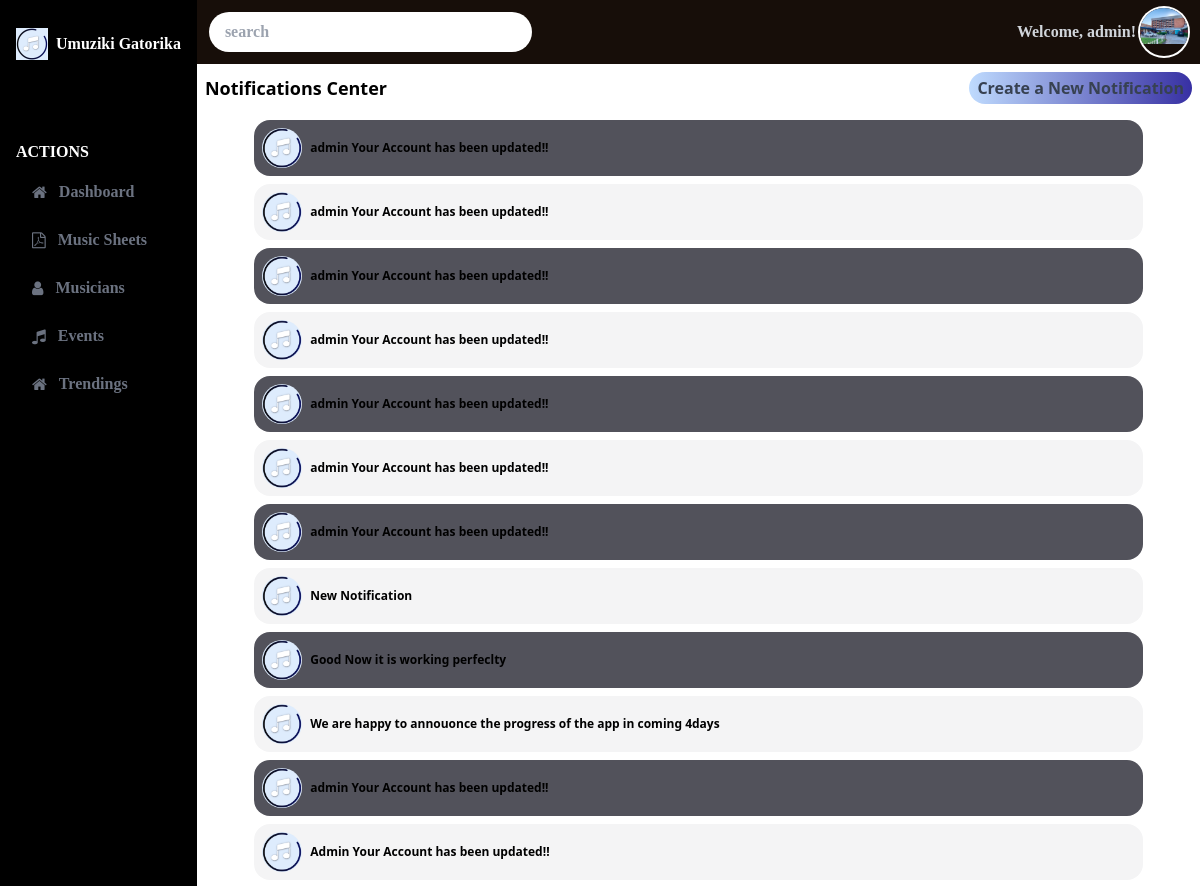
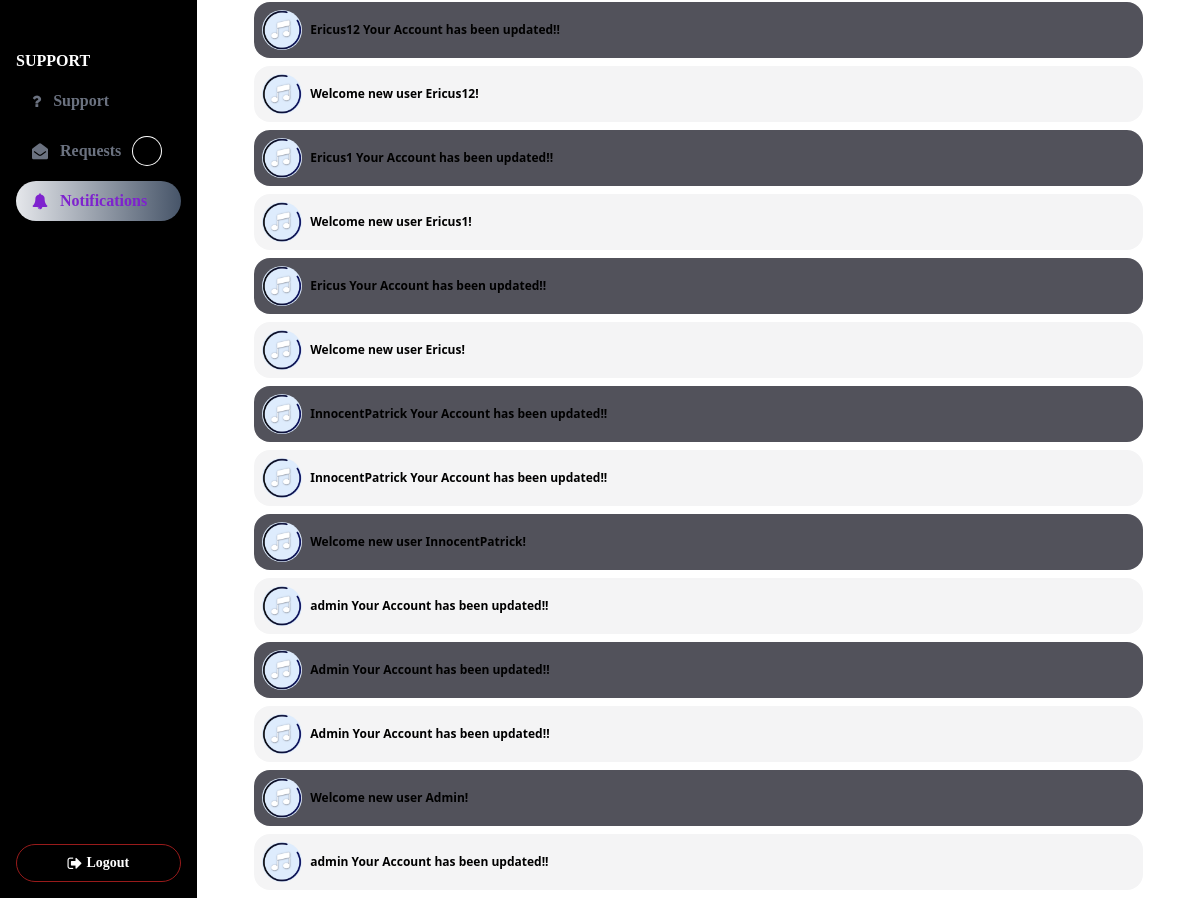
The app's page /staff/notifications (signed in) with its own data (2 pictures, top to bottom).
### Accounts/models.py (models this page shows)
class Users(AbstractUser):
    id=models.UUIDField(primary_key=True,default=uuid.uuid4,editable=False)
    musician=models.BooleanField(default=False)
    phone_number=models.CharField(max_length=16,null=True,blank=True,unique=True)
    profile=models.ImageField(upload_to='Profile',null=True,blank=True)
    REQUIRED_FIELDS=[]

### Notifications/models.py (models this page shows)
class NotificationModal(models.Model):
    notification_choice=(
       ('App_Notificaion','App Notification'),
       ('User_Notification','User Notification')
    )
    id=models.UUIDField(primary_key=True,default=uuid.uuid4,editable=False)
    type=models.CharField(choices=notification_choice,default='App_Notification',max_length=255)
    notification=models.TextField()
    read=models.BooleanField(default=False)
    notification_owner=models.ForeignKey(Users,on_delete=models.CASCADE,null=True,blank=True)
    created_at=models.DateTimeField(auto_now_add=True)

### Staff/views.py (the view, shortened to what this page needs)
# urls.py: path('',NotificationView.as_view(),name='notification'),
class NotificationView(LoginRequiredMixin,UserPassesTestMixin,View):
    login_url = '/account/login'  # Redirect for unauthenticated users
    def test_func(self):
        return self.request.user.is_staff  # Allow only staff use
    def get(self, request, *args, **kwargs):
        notifications=NotificationModal.objects.all().order_by('-created_at')
        form=NotificationModalForm()
        return render(request,'./Pages/Notifications.html',{'notifications':notifications,"form":form})

### Notifications/forms.py
class NotificationModalForm(forms.ModelForm):
    class Meta:
        model = NotificationModal
        fields = ['type', 'notification']
        widgets = {
            'type': forms.Select(attrs={
                'class': 'block w-full mt-1 py-2 rounded-md border px-2 border-gray-300 shadow-sm focus:border-indigo-500 focus:ring-indigo-500 sm:text-sm',
            }),
            'notification': forms.Textarea(attrs={
                'class': 'block w-full mt-1  rounded-md border px-2 border-gray-300 shadow-sm focus:border-indigo-500 focus:ring-indigo-500 sm:text-sm',
                'rows': 4,
                'placeholder': 'Enter notification message here...'
            }),
        }

### Staff/templates/Pages/Notifications.html (shortened to what this page needs)
{% extends '../staff.html' %}
{% load static %}
{% block Content %}
    <section class="flex flex-col px-2">
        <div class="flex flex-row items-center justify-between my-2">
            <h1 class="font-bold text-lg">Notifications Center</h1>
            <div>
                <button class="create_new_notification bg-gradient-to-r from-blue-200 to-indigo-700  rounded-full px-2 py-1 text-gray-700 font-bold hover:from-purple-300 to-indigo-800 transition-all">Create a New Notification</button>
            </div>
        </div>
        <div class="gap-y-2 flex flex-col my-2">
            {% for notification in notifications %}
                <div style="background-color: {% cycle 'rgb(82 82 91)' 'rgb(244 244 245)' %};" class="group hover:bg-gradient-to-r from-indigo-200 to-purple-800 py-2 px-2 rounded-2xl flex items-center space-x-2 w-[90%] mx-auto ">
                    <div class="size-10 rounded-full ring-gray-500 overflow-hidden flex flex-col items-center justify-center">
                        {% if notification.type == 'App Notification' %}
                            <img src="{% static 'img/logo.png' %}" class="h-[100%] w-[100%]" alt="">
                        {% else %}
                            <img src="{% static 'img/logo.png' %}" class="h-[100%] w-[100%]" alt="">
                        {% endif %}
                    </div>
                    <p class="text-xs font-semibold">{{notification.notification}}</p>
                </div>
            {% endfor %}
        </div>
    </section>
{% endblock Content %}

### Staff/templates/staff.html (shortened to what this page needs)
{% load static %}
<!DOCTYPE html>
<html lang="en">
  <head>
    <link rel="stylesheet" href="{% static 'css/tailwind.css' %}" />
    <link rel="stylesheet" href="{% static 'css/font-awesome.min.css' %}" />
  </head>
  <body>
    <div
      class="flex flex-row flex-1 h-screen min-h-screen max-h-screen w-screen max-w-screen overflow-hidden overflow-y-scroll"
    >
      <nav class="h-full flex flex-col bg-black text-white font-bold font-staff px-4 py-4">
        <div class="flex flex-row items-center mb-20 mt-3">
          <img
            src="{% static 'img/logo.png' %}"
            alt="Logo"
            class="h-8 w-8 rounde-full"
          />
          <h1 class="ml-2">Umuziki Gatorika</h1>
        </div>
        <div class="flex-1 flex flex-col">
          <h1>ACTIONS</h1>
          <ul class="flex-1 flex flex-col space-y-2 my-2 text-gray-500">
            <li
              class=" flex flex-row items-center space-x-3 hover:bg-gradient-to-r from-gray-200 to-slate-600 transition-all duration-3000 ease-in-out hover:text-purple-700 py-2 px-4 rounded-full hover:cursor-pointer"
            >
              <i class="fa fa-home" aria-hidden="true"></i>
              <a href="{% url 'dashboard' %}">Dashboard</a>
            </li>
            <li
              class=" flex flex-row items-center space-x-3 hover:bg-gradient-to-r from-gray-200 to-slate-600 transition-all duration-3000 ease-in-out hover:text-purple-700 py-2 px-4 rounded-full hover:cursor-pointer"
            >
              <i class="fa fa-file-pdf-o" aria-hidden="true"></i>
              <a href="{% url 'music_sheets' %}">Music Sheets</a>
            </li>
            <li
              class=" flex flex-row items-center space-x-3 hover:bg-gradient-to-r from-gray-200 to-slate-600 transition-all duration-3000 ease-in-out hover:text-purple-700 py-2 px-4 rounded-full hover:cursor-pointer"
            >
              <i class="fa fa-user" aria-hidden="true"></i>
              <a href="{% url 'musicians' %}">Musicians</a>
            </li>
            <li
              class=" flex flex-row items-center space-x-3 hover:bg-gradient-to-r from-gray-200 to-slate-600 transition-all duration-3000 ease-in-out hover:text-purple-700 py-2 px-4 rounded-full hover:cursor-pointer"
            >
              <i class="fa fa-music" aria-hidden="true"></i>
              <a href="{% url 'events' %}">Events</a>
            </li>
            <li
              class=" flex flex-row items-center space-x-3 hover:bg-gradient-to-r from-gray-200 to-slate-600 transition-all duration-3000 ease-in-out hover:text-purple-700 py-2 px-4 rounded-full hover:cursor-pointer"
            >
              <i class="fa fa-home" aria-hidden="true"></i>
              <a href="{% url 'tredings' %}">Trendings</a>
            </li>
          </ul>
          <h1>SUPPORT</h1>
          <ul class="flex-1 flex flex-col space-y-2 my-2 text-gray-500">
            <li
              class=" flex flex-row items-center space-x-3 hover:bg-gradient-to-r from-gray-200 to-slate-600 transition-all duration-3000 ease-in-out hover:text-purple-700 py-2 px-4 rounded-full hover:cursor-pointer"
            >
              <i class="fa fa-question" aria-hidden="true"></i>
              <a href="#">Support</a>
            </li>
            <li
              class=" flex flex-row items-center space-x-3 hover:bg-gradient-to-r from-gray-200 to-slate-600 transition-all duration-3000 ease-in-out hover:text-purple-700 py-2 px-4 rounded-full hover:cursor-pointer"
            >
              <i class="fa fa-envelope-open" aria-hidden="true"></i>
              <a href="{% url 'requests' %}">Requests</a>
              <div class="size-7 rounded-full flex flex-col items-center justify-center ring-1 ring-white text-white">{{request_number}}</div>
            </li>
            <li
              class="{% if request.resolver_match.url_name == 'notifications' %}bg-gradient-to-r from-gray-200 to-slate-600 text-purple-700{% endif %} flex flex-row items-center space-x-3 hover:bg-gradient-to-r from-gray-200 to-slate-600 transition-all duration-3000 ease-in-out hover:text-purple-700 py-2 px-4 rounded-full hover:cursor-pointer"
            >
              <i class="fa fa-bell" aria-hidden="true"></i>
              <a href="{% url 'notifications' %}">Notifications</a>
            </li>
          </ul>
        </div>
        <div class="flex flex-col">
          {% if user.is_authenticated %}
          <a
            href="{% url 'weblogout' %}"
            class="flex flex-row space-x-1 items-center justify-center border border-red-800 hover:bg-gradient-to-r from-red-200 to-red-800 transition-all py-2 px-6 rounded-full"
          >
            <i class="fa fa-sign-out" aria-hidden="true"></i>
            <span class="text-sm">Logout</span>
          </a>
          {% endif %}
        </div>
      </nav>
      <div class="flex-1 flex flex-col">
        <div
          class="w-full text-gray-300 font-staff font-bold flex flex-row items-center justify-between px-3 py-2 bg-dark"
        >
          <div class="flex-1">
            <input
              type="text"
              placeholder="search"
              class="outln=ine-none bg-white text-gray-500 py-2 px-4 rounded-full w-[40%]"
            />
          </div>
          <div class="flex flex-row items-center space-x-1">
            {% if user.is_authenticated %}
            <p>Welcome, {{ user.username }}!</p>
            {% else %}
            <p>You are not logged in.</p>
            {% endif %}
            <div class="size-12 ring-2 ring-white rounded-full overflow-hidden">
              {% if user.profile %}
              <img src="{{user.profile.url}}" alt="" />
              {% else %}
              <img src="{% static 'img/logo.png' %}" alt="" />
              {% endif %}
            </div>
          </div>
        </div>
        <div class="flex flex-col flex-1 max-h-screen overflow-y-scroll">
          {% block Content %}{% endblock Content %}
        </div>
      </div>
    </div>
  </body>
</html>

### records on screen
Users: username "admin", profile (picture)
NotificationModal: notification "admin Your Account has been updated!!"
NotificationModal: notification "admin Your Account has been updated!!"
NotificationModal: notification "admin Your Account has been updated!!"
NotificationModal: notification "admin Your Account has been updated!!"
NotificationModal: notification "admin Your Account has been updated!!"
NotificationModal: notification "admin Your Account has been updated!!"
NotificationModal: notification "admin Your Account has been updated!!"
NotificationModal: notification "New Notification"
NotificationModal: notification "Good Now it is working perfeclty"
NotificationModal: notification "We are happy to annouonce the progress of the app in coming 4days"
NotificationModal: notification "admin Your Account has been updated!!"
NotificationModal: notification "Admin Your Account has been updated!!"
NotificationModal: notification "Ericus12 Your Account has been updated!!"
NotificationModal: notification "Welcome new user Ericus12!"
NotificationModal: notification "Ericus1 Your Account has been updated!!"
NotificationModal: notification "Welcome new user Ericus1!"
NotificationModal: notification "Ericus Your Account has been updated!!"
NotificationModal: notification "Welcome new user Ericus!"
NotificationModal: notification "InnocentPatrick Your Account has been updated!!"
NotificationModal: notification "InnocentPatrick Your Account has been updated!!"
NotificationModal: notification "Welcome new user InnocentPatrick!"
NotificationModal: notification "admin Your Account has been updated!!"
NotificationModal: notification "Admin Your Account has been updated!!"
NotificationModal: notification "Admin Your Account has been updated!!"
NotificationModal: notification "Welcome new user Admin!"
NotificationModal: notification "admin Your Account has been updated!!"
